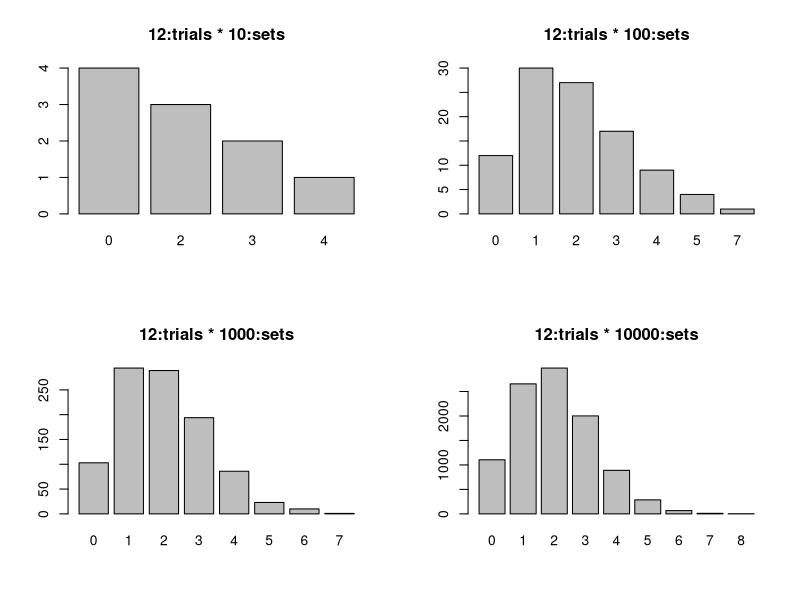

Reproduce this figure in R.
rm(list=ls())

packages <- c("dplyr")
purrr::walk(packages, library, character.only = TRUE, warn.conflicts = FALSE)




# ------------------------------------------------------------------------------
# central limit theorem
#   - fixed trials in 1 set  +  change sets
# ------------------------------------------------------------------------------

prob <- 1/6

trials <- 12

# trials <- 1200



# ----------
sets1 <- 10


# "trials" with probability = prob
# repeat "sets"

ts1 <- rbinom(size = trials, prob = prob, n = sets1)



# ----------
sets2 <- 100

ts2 <- rbinom(size = trials, prob = prob, n = sets2)




# ----------
sets3 <- 1000

ts3 <- rbinom(size = trials, prob = prob, n = sets3)




# ----------
sets4 <- 10000

ts4 <- rbinom(size = trials, prob = prob, n = sets4)




# ----------
graphics.off()
par(mfrow = c(2,2))

barplot(table(ts1), main = paste0(trials, ":trials", " * ", sets1, ":sets"))

barplot(table(ts2), main = paste0(trials, ":trials", " * ", sets2, ":sets"))

barplot(table(ts3), main = paste0(trials, ":trials", " * ", sets3, ":sets"))

barplot(table(ts4), main = paste0(trials, ":trials", " * ", sets4, ":sets"))


